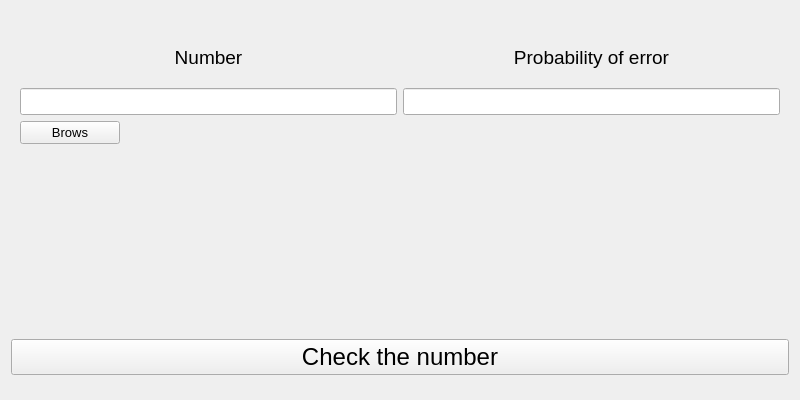
<?xml version="1.0" encoding="UTF-8"?>
<ui version="4.0">
 <class>TestNumberWidget</class>
 <widget class="QWidget" name="TestNumberWidget">
  <property name="geometry">
   <rect>
    <x>0</x>
    <y>0</y>
    <width>800</width>
    <height>400</height>
   </rect>
  </property>
  <property name="minimumSize">
   <size>
    <width>800</width>
    <height>400</height>
   </size>
  </property>
  <property name="maximumSize">
   <size>
    <width>800</width>
    <height>400</height>
   </size>
  </property>
  <property name="windowTitle">
   <string>Testing number</string>
  </property>
  <layout class="QVBoxLayout" name="verticalLayout_3">
   <item>
    <widget class="QWidget" name="inputDataWidget" native="true">
     <property name="sizePolicy">
      <sizepolicy hsizetype="Preferred" vsizetype="Preferred">
       <horstretch>0</horstretch>
       <verstretch>0</verstretch>
      </sizepolicy>
     </property>
     <property name="maximumSize">
      <size>
       <width>16777215</width>
       <height>130</height>
      </size>
     </property>
     <layout class="QVBoxLayout" name="verticalLayout">
      <item>
       <layout class="QHBoxLayout" name="labelsHL">
        <item>
         <widget class="QLabel" name="numberLabel">
          <property name="sizePolicy">
           <sizepolicy hsizetype="Preferred" vsizetype="Minimum">
            <horstretch>0</horstretch>
            <verstretch>0</verstretch>
           </sizepolicy>
          </property>
          <property name="font">
           <font>
            <pointsize>14</pointsize>
           </font>
          </property>
          <property name="text">
           <string>Number</string>
          </property>
          <property name="alignment">
           <set>Qt::AlignCenter</set>
          </property>
         </widget>
        </item>
        <item>
         <widget class="QLabel" name="probOfErrorLabel">
          <property name="sizePolicy">
           <sizepolicy hsizetype="Preferred" vsizetype="Minimum">
            <horstretch>0</horstretch>
            <verstretch>0</verstretch>
           </sizepolicy>
          </property>
          <property name="font">
           <font>
            <pointsize>14</pointsize>
           </font>
          </property>
          <property name="text">
           <string>Probability of error</string>
          </property>
          <property name="alignment">
           <set>Qt::AlignCenter</set>
          </property>
         </widget>
        </item>
       </layout>
      </item>
      <item>
       <layout class="QHBoxLayout" name="lineEditsHL">
        <item>
         <widget class="QLineEdit" name="numberLineEdit">
          <property name="font">
           <font>
            <pointsize>12</pointsize>
           </font>
          </property>
         </widget>
        </item>
        <item>
         <widget class="QLineEdit" name="probOfErrorLineEdit">
          <property name="font">
           <font>
            <pointsize>12</pointsize>
           </font>
          </property>
         </widget>
        </item>
       </layout>
      </item>
      <item>
       <widget class="QPushButton" name="browsPushButton">
        <property name="maximumSize">
         <size>
          <width>100</width>
          <height>16777215</height>
         </size>
        </property>
        <property name="font">
         <font>
          <pointsize>10</pointsize>
         </font>
        </property>
        <property name="text">
         <string>Brows</string>
        </property>
       </widget>
      </item>
     </layout>
    </widget>
   </item>
   <item>
    <layout class="QVBoxLayout" name="resultsVL">
     <item>
      <widget class="QLabel" name="runtimeLabel">
       <property name="sizePolicy">
        <sizepolicy hsizetype="Preferred" vsizetype="Maximum">
         <horstretch>0</horstretch>
         <verstretch>0</verstretch>
        </sizepolicy>
       </property>
       <property name="maximumSize">
        <size>
         <width>16777215</width>
         <height>50</height>
        </size>
       </property>
       <property name="font">
        <font>
         <pointsize>14</pointsize>
        </font>
       </property>
       <property name="text">
        <string/>
       </property>
       <property name="alignment">
        <set>Qt::AlignCenter</set>
       </property>
      </widget>
     </item>
     <item>
      <widget class="QLabel" name="countIterLabel">
       <property name="sizePolicy">
        <sizepolicy hsizetype="Preferred" vsizetype="Maximum">
         <horstretch>0</horstretch>
         <verstretch>0</verstretch>
        </sizepolicy>
       </property>
       <property name="maximumSize">
        <size>
         <width>16777215</width>
         <height>50</height>
        </size>
       </property>
       <property name="font">
        <font>
         <pointsize>14</pointsize>
        </font>
       </property>
       <property name="text">
        <string/>
       </property>
       <property name="alignment">
        <set>Qt::AlignCenter</set>
       </property>
      </widget>
     </item>
     <item>
      <widget class="QLabel" name="resultLabel">
       <property name="sizePolicy">
        <sizepolicy hsizetype="Preferred" vsizetype="Maximum">
         <horstretch>0</horstretch>
         <verstretch>0</verstretch>
        </sizepolicy>
       </property>
       <property name="maximumSize">
        <size>
         <width>16777215</width>
         <height>50</height>
        </size>
       </property>
       <property name="font">
        <font>
         <pointsize>14</pointsize>
        </font>
       </property>
       <property name="text">
        <string/>
       </property>
       <property name="alignment">
        <set>Qt::AlignCenter</set>
       </property>
      </widget>
     </item>
     <item>
      <widget class="QPushButton" name="checkNumberPushButton">
       <property name="font">
        <font>
         <pointsize>18</pointsize>
        </font>
       </property>
       <property name="text">
        <string>Check the number</string>
       </property>
      </widget>
     </item>
    </layout>
   </item>
  </layout>
 </widget>
 <resources/>
 <connections/>
</ui>
